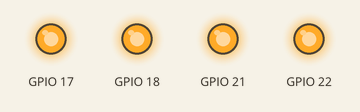
This program was run on a simulated Raspberry Pi (BCM pin numbers). On the bench: output pins drawn as LEDs (lit = HIGH). At 6.0 s the program stops and its outputs stay as they are.

Above: at 0.5 s.
At 3.5 s:
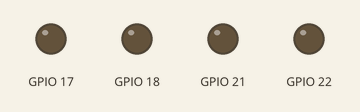
Timing chart, 0 to 4.6 s (numbered marks = the images above):
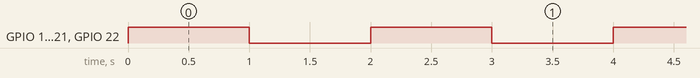

Measured:
- by itself, GPIO 17, GPIO 18, GPIO 21, GPIO 22: alternates HIGH for 1.0 s and LOW for 1.0 s, 6 changes in all, then stays LOW

The program:

blink_lights.py
```python
from time import sleep

import RPi.GPIO as GPIO

GPIO.setmode(GPIO.BCM)

GPIO.setup(17, GPIO.OUT)
GPIO.setup(18, GPIO.OUT)
GPIO.setup(21, GPIO.OUT)
GPIO.setup(22, GPIO.OUT)

for x in range(0, 3):

  GPIO.output(17, True)
  GPIO.output(18, True)
  GPIO.output(21, True)
  GPIO.output(22, True)
  sleep(1)
  GPIO.output(17, False)
  GPIO.output(18, False)
  GPIO.output(21, False)
  GPIO.output(22, False)
  sleep(1)

GPIO.cleanup()
```
